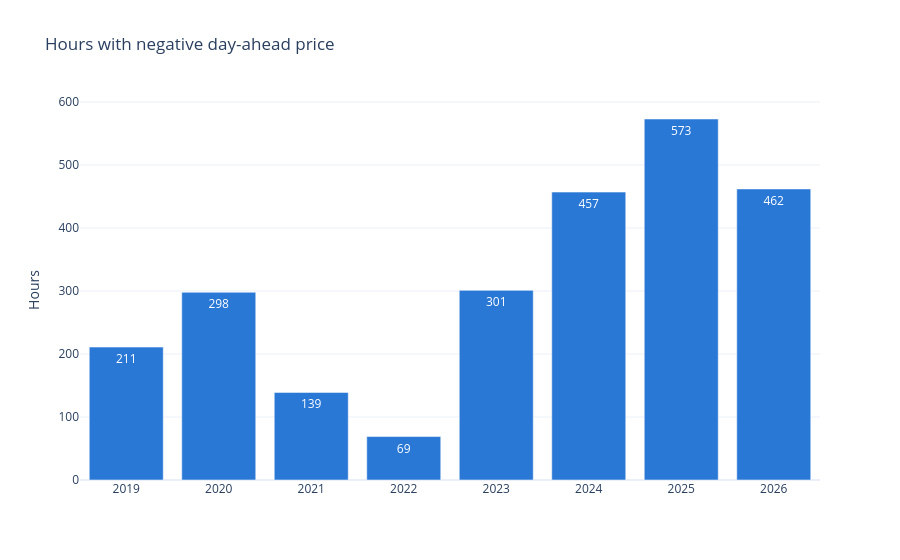

Write notebook code for a chart like this one.
### Code cell
plots.negative_hours(df)

### Figure 1 — Plotly figure (JSON) as saved in the notebook; plotly's stock layout.template omitted (floating-point values rounded to 4 significant figures)
{"data": [{"hovertemplate": "year=%{x}<br>hours=%{y}<extra></extra>", "legendgroup": "", "marker": {"color": "#2a78d6", "pattern": {"shape": ""}}, "name": "", "orientation": "v", "showlegend": false, "textposition": "auto", "texttemplate": "%{y}", "type": "bar", "x": ["2019", "2020", "2021", "2022", "2023", "2024", "2025", "2026"], "xaxis": "x", "y": [211, 298, 139, 69, 301, 457, 573, 462], "yaxis": "y"}], "layout": {"barmode": "relative", "legend": {"tracegroupgap": 0}, "title": {"text": "Hours with negative day-ahead price"}, "xaxis": {"anchor": "y", "domain": [0, 1], "title": {"text": ""}}, "yaxis": {"anchor": "x", "domain": [0, 1], "title": {"text": "Hours"}}}}
